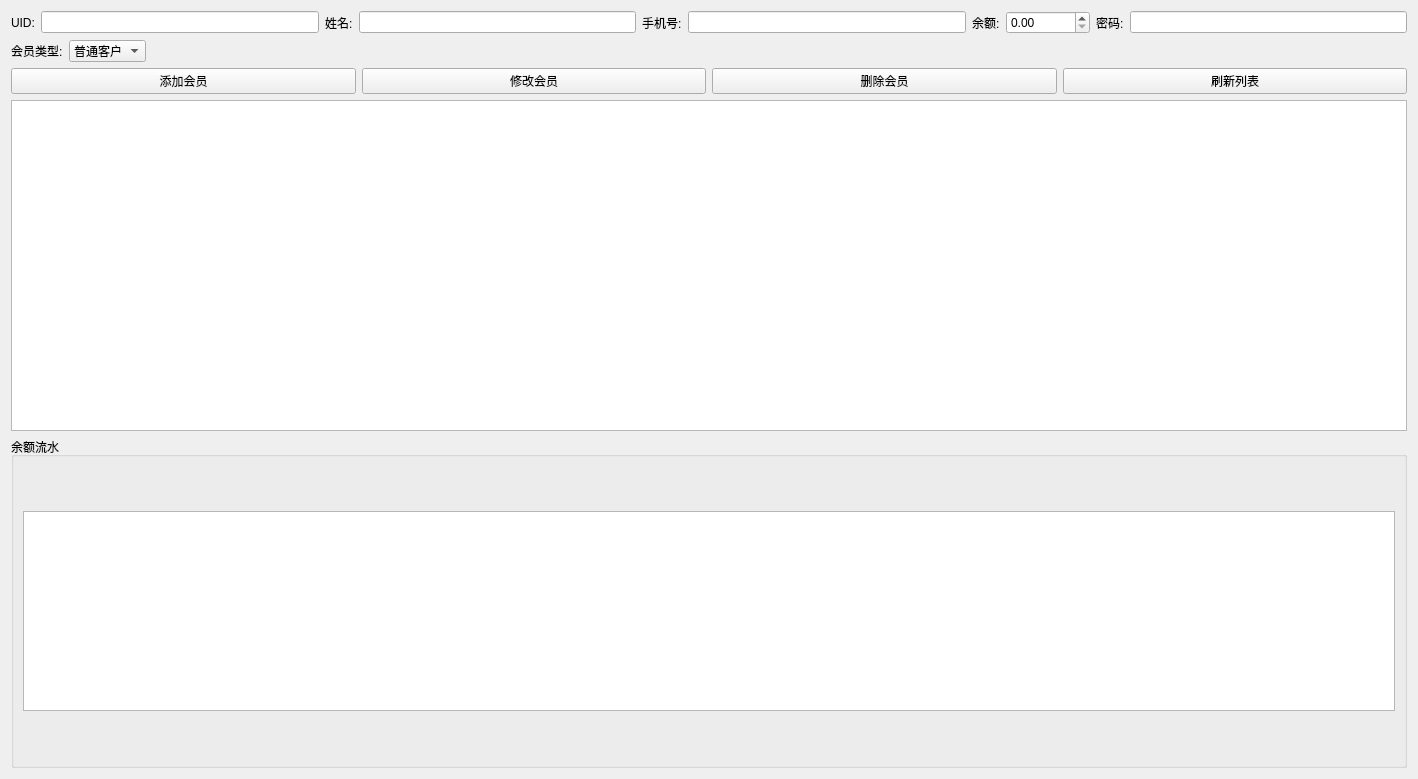
<?xml version="1.0" encoding="UTF-8"?>
<ui version="4.0">
 <class>MemberWidget</class>
 <widget class="QWidget" name="MemberWidget">
  <property name="geometry">
   <rect>
    <x>0</x>
    <y>0</y>
    <width>1418</width>
    <height>779</height>
   </rect>
  </property>
  <property name="windowTitle">
   <string>会员管理</string>
  </property>
  <layout class="QVBoxLayout" name="verticalLayout">
   <item>
    <layout class="QHBoxLayout" name="horizontalLayout">
     <item>
      <widget class="QLabel" name="label">
       <property name="text">
        <string>UID:</string>
       </property>
      </widget>
     </item>
     <item>
      <widget class="QLineEdit" name="lineEdit_uid"/>
     </item>
     <item>
      <widget class="QLabel" name="label_2">
       <property name="text">
        <string>姓名:</string>
       </property>
      </widget>
     </item>
     <item>
      <widget class="QLineEdit" name="lineEdit_name"/>
     </item>
     <item>
      <widget class="QLabel" name="label_3">
       <property name="text">
        <string>手机号:</string>
       </property>
      </widget>
     </item>
     <item>
      <widget class="QLineEdit" name="lineEdit_phone"/>
     </item>
     <item>
      <widget class="QLabel" name="label_4">
       <property name="text">
        <string>余额:</string>
       </property>
      </widget>
     </item>
     <item>
      <widget class="QDoubleSpinBox" name="doubleSpinBox_balance">
       <property name="minimum">
        <double>0.000000000000000</double>
       </property>
       <property name="maximum">
        <double>999999.989999999990687</double>
       </property>
      </widget>
     </item>
     <item>
      <widget class="QLabel" name="label_5">
       <property name="text">
        <string>密码:</string>
       </property>
      </widget>
     </item>
     <item>
      <widget class="QLineEdit" name="lineEdit_password">
       <property name="echoMode">
        <enum>QLineEdit::Password</enum>
       </property>
      </widget>
     </item>
    </layout>
   </item>
   <item>
    <layout class="QHBoxLayout" name="horizontalLayout_type">
     <item>
      <widget class="QLabel" name="label_6">
       <property name="text">
        <string>会员类型:</string>
       </property>
      </widget>
     </item>
     <item>
      <widget class="QComboBox" name="comboBox_type">
       <item>
        <property name="text">
         <string>普通客户</string>
        </property>
       </item>
       <item>
        <property name="text">
         <string>管理员</string>
        </property>
       </item>
      </widget>
     </item>
     <item>
      <spacer name="horizontalSpacer_type">
       <property name="orientation">
        <enum>Qt::Horizontal</enum>
       </property>
       <property name="sizeHint" stdset="0">
        <size>
         <width>40</width>
         <height>20</height>
        </size>
       </property>
      </spacer>
     </item>
    </layout>
   </item>
   <item>
    <layout class="QHBoxLayout" name="horizontalLayout_2">
     <item>
      <widget class="QPushButton" name="btn_add">
       <property name="text">
        <string>添加会员</string>
       </property>
      </widget>
     </item>
     <item>
      <widget class="QPushButton" name="btn_update">
       <property name="text">
        <string>修改会员</string>
       </property>
      </widget>
     </item>
     <item>
      <widget class="QPushButton" name="btn_delete">
       <property name="text">
        <string>删除会员</string>
       </property>
      </widget>
     </item>
     <item>
      <widget class="QPushButton" name="btn_refresh">
       <property name="text">
        <string>刷新列表</string>
       </property>
      </widget>
     </item>
    </layout>
   </item>
   <item>
    <widget class="QTableWidget" name="tableWidget"/>
   </item>
   <item>
    <widget class="QGroupBox" name="groupBox_balanceLog">
     <property name="title">
      <string>余额流水</string>
     </property>
     <layout class="QVBoxLayout" name="verticalLayout_log">
      <item>
       <widget class="QTableWidget" name="tableWidget_balanceLog">
        <property name="maximumSize">
         <size>
          <width>16777215</width>
          <height>200</height>
         </size>
        </property>
       </widget>
      </item>
     </layout>
    </widget>
   </item>
  </layout>
 </widget>
 <resources/>
 <connections/>
</ui>
